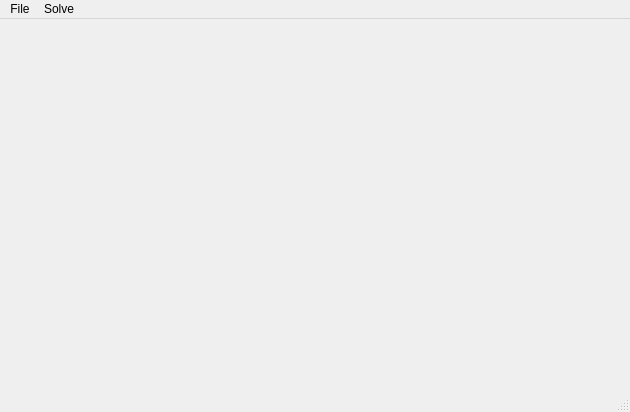
<?xml version="1.0" encoding="UTF-8"?>
<ui version="4.0">
 <class>MainWindow</class>
 <widget class="QMainWindow" name="MainWindow">
  <property name="geometry">
   <rect>
    <x>0</x>
    <y>0</y>
    <width>630</width>
    <height>412</height>
   </rect>
  </property>
  <property name="windowTitle">
   <string>Sudoku Solver</string>
  </property>
  <widget class="QWidget" name="centralWidget"/>
  <widget class="QMenuBar" name="menuBar">
   <property name="geometry">
    <rect>
     <x>0</x>
     <y>0</y>
     <width>630</width>
     <height>21</height>
    </rect>
   </property>
   <widget class="QMenu" name="menuFile">
    <property name="title">
     <string>File</string>
    </property>
    <addaction name="actionLoad"/>
    <addaction name="actionSave"/>
    <addaction name="actionLoad_Image"/>
   </widget>
   <widget class="QMenu" name="menuSolve">
    <property name="title">
     <string>Solve</string>
    </property>
    <addaction name="actionSolve_All"/>
    <addaction name="actionSolve_Next_Step"/>
   </widget>
   <addaction name="menuFile"/>
   <addaction name="menuSolve"/>
  </widget>
  <widget class="QStatusBar" name="statusBar"/>
  <action name="actionLoad">
   <property name="text">
    <string>Load</string>
   </property>
   <property name="shortcut">
    <string>Ctrl+L</string>
   </property>
  </action>
  <action name="actionSave">
   <property name="text">
    <string>Save</string>
   </property>
   <property name="shortcut">
    <string>Ctrl+S</string>
   </property>
  </action>
  <action name="actionLoad_Image">
   <property name="text">
    <string>Load Image</string>
   </property>
   <property name="shortcut">
    <string>Ctrl+I</string>
   </property>
  </action>
  <action name="actionSolve">
   <property name="text">
    <string>Solve</string>
   </property>
  </action>
  <action name="actionSolve_All">
   <property name="text">
    <string>Solve All</string>
   </property>
   <property name="shortcut">
    <string>Ctrl+A</string>
   </property>
  </action>
  <action name="actionSolve_Next_Step">
   <property name="text">
    <string>Solve Next Step</string>
   </property>
   <property name="shortcut">
    <string>Ctrl+N</string>
   </property>
  </action>
 </widget>
 <layoutdefault spacing="6" margin="11"/>
 <resources/>
 <connections/>
</ui>
